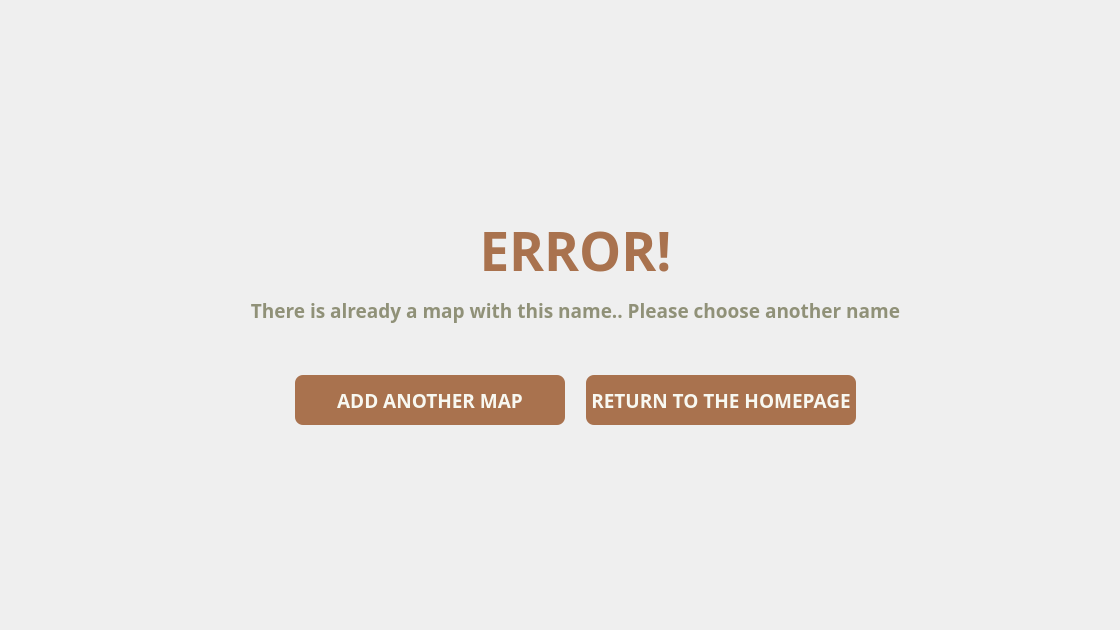
<?xml version="1.0" encoding="UTF-8"?>
<ui version="4.0">
 <class>addmap_error</class>
 <widget class="QWidget" name="addmap_error">
  <property name="geometry">
   <rect>
    <x>0</x>
    <y>0</y>
    <width>1120</width>
    <height>630</height>
   </rect>
  </property>
  <property name="minimumSize">
   <size>
    <width>1120</width>
    <height>630</height>
   </size>
  </property>
  <property name="maximumSize">
   <size>
    <width>1120</width>
    <height>630</height>
   </size>
  </property>
  <property name="windowTitle">
   <string>Mini Wasalni | Error in Adding Map</string>
  </property>
  <widget class="QLabel" name="welcome_message_h2_2">
   <property name="geometry">
    <rect>
     <x>190</x>
     <y>260</y>
     <width>771</width>
     <height>101</height>
    </rect>
   </property>
   <property name="font">
    <font>
     <family>Dosis</family>
     <pointsize>14</pointsize>
     <bold>true</bold>
    </font>
   </property>
   <property name="styleSheet">
    <string notr="true">QLabel {
		color: #909178;
}</string>
   </property>
   <property name="text">
    <string>There is already a map with this name.. Please choose another name</string>
   </property>
   <property name="alignment">
    <set>Qt::AlignCenter</set>
   </property>
  </widget>
  <widget class="QLabel" name="maperror_h">
   <property name="geometry">
    <rect>
     <x>320</x>
     <y>200</y>
     <width>511</width>
     <height>101</height>
    </rect>
   </property>
   <property name="font">
    <font>
     <family>Dosis</family>
     <pointsize>40</pointsize>
     <bold>true</bold>
    </font>
   </property>
   <property name="styleSheet">
    <string notr="true">QLabel {
		color: #A9724E;
}</string>
   </property>
   <property name="text">
    <string>ERROR!</string>
   </property>
   <property name="alignment">
    <set>Qt::AlignCenter</set>
   </property>
  </widget>
  <widget class="QWidget" name="horizontalLayoutWidget_2">
   <property name="geometry">
    <rect>
     <x>280</x>
     <y>360</y>
     <width>591</width>
     <height>80</height>
    </rect>
   </property>
   <layout class="QHBoxLayout" name="horizontalLayout_2">
    <item>
     <widget class="QPushButton" name="addmaperror_addanother">
      <property name="maximumSize">
       <size>
        <width>270</width>
        <height>50</height>
       </size>
      </property>
      <property name="font">
       <font>
        <family>Dosis</family>
        <pointsize>14</pointsize>
        <bold>true</bold>
       </font>
      </property>
      <property name="styleSheet">
       <string notr="true">QPushButton {
		color: #F8F8F1;
		background-color: #A9724E;
		border: none;
		border-radius: 8px;
}

QPushButton:hover {
		color: #F8F8F1;
		background-color: #BFA17E;
		border: none;
		border-radius:8px;
}

QPushButton:pressed {
		color: #F8F8F1;
		background-color: #BFA17E;
		border: none;
        border-radius: 8px;
}</string>
      </property>
      <property name="text">
       <string>ADD ANOTHER MAP</string>
      </property>
     </widget>
    </item>
    <item>
     <widget class="QPushButton" name="addmaperror_return">
      <property name="maximumSize">
       <size>
        <width>270</width>
        <height>50</height>
       </size>
      </property>
      <property name="font">
       <font>
        <family>Dosis</family>
        <pointsize>14</pointsize>
        <bold>true</bold>
       </font>
      </property>
      <property name="styleSheet">
       <string notr="true">QPushButton {
		color: #F8F8F1;
		background-color: #A9724E;
		border: none;
		border-radius: 8px;
}

QPushButton:hover {
		color: #F8F8F1;
		background-color: #BFA17E;
		border: none;
		border-radius:8px;
}

QPushButton:pressed {
		color: #F8F8F1;
		background-color: #BFA17E;
		border: none;
        border-radius: 8px;
}</string>
      </property>
      <property name="text">
       <string>RETURN TO THE HOMEPAGE</string>
      </property>
     </widget>
    </item>
   </layout>
  </widget>
 </widget>
 <resources/>
 <connections/>
</ui>
